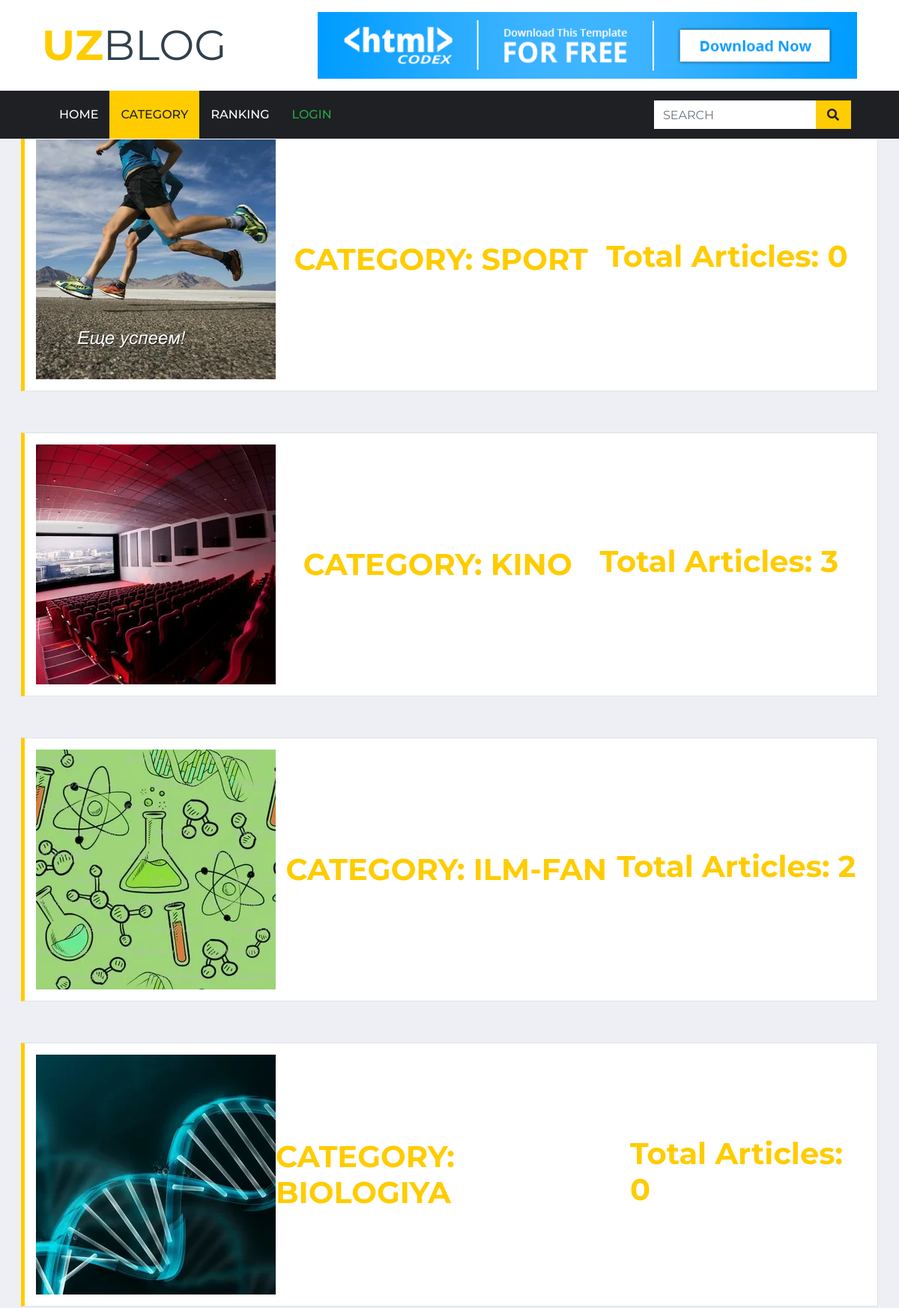
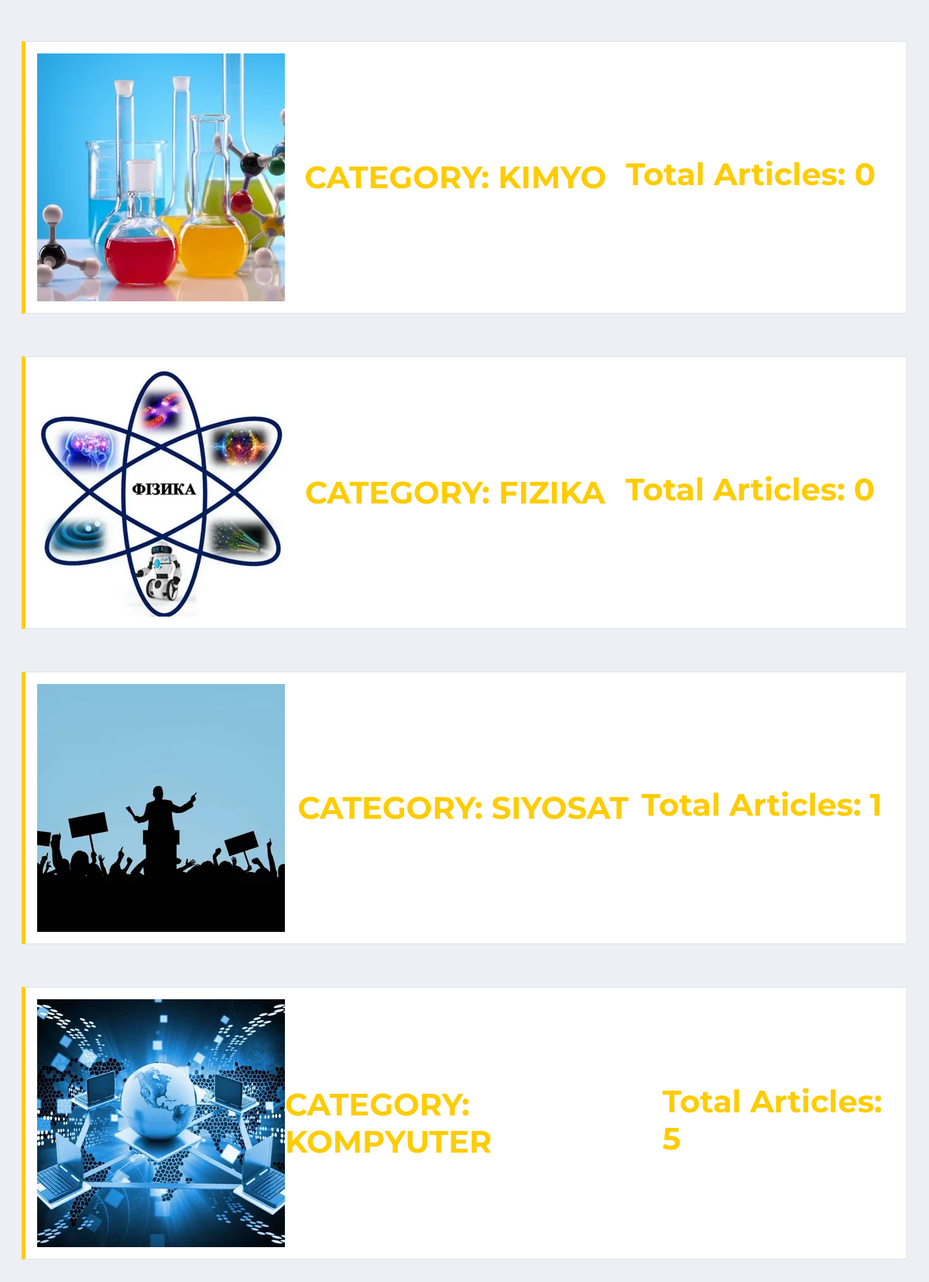
Page /categories/ (upper part) on the committed database (2 pictures, top to bottom).
### blog/models.py (models this page shows, shortened)
class Category(models.Model):
    title = models.CharField(max_length=100, verbose_name='Category')
    slug = models.SlugField(blank=True, verbose_name="Slug")
    image = models.ImageField(blank=True, null=True, verbose_name='Image')
    objects = models.Manager()
    def get_photo(self):
        if self.image:
            return self.image.url
        else:
            return ''
    def get_count(self):
        if self:
            return len(self.category.all())
        else:
            return '0'
    class Meta:
        verbose_name = 'Category'
        verbose_name_plural = 'Categories'

class Article(models.Model):
    title = models.CharField(max_length=75, verbose_name="Article Title")
    content = models.TextField(verbose_name='About Article')
    photo = models.ImageField(upload_to='photos/', blank=True, null=True, verbose_name='Picture')
    created_date = models.DateTimeField(auto_now_add=True, verbose_name='Created Date')
    updated_date = models.DateTimeField(auto_now=True, verbose_name='Updated Date')
    views = models.IntegerField(default=0, verbose_name='Views')
    user = models.ForeignKey(User, on_delete=models.CASCADE, verbose_name='User', related_name='articles')
    category = models.ForeignKey(Category, on_delete=models.CASCADE, related_name='category')
    slug = models.SlugField(blank=True, verbose_name='Slug', max_length=100)
    like = models.IntegerField(default=0, verbose_name='likes')
    objects = models.Manager()
    class Meta:
        verbose_name = 'Article'
        verbose_name_plural = 'Articles'

### blog/views.py (the view)
# urls.py: path('categories/', category, name='categories'),
def category(request):
    categories = Category.objects.all()
    context = {
        'categories': categories,
        'title': 'CATEGORY'
    }
    return render(request, 'category_page.html', context)

### blog/templatetags/blog_tags.py (called while the page is built)
@register.simple_tag()
def get_categories():
    return Category.objects.all()

### blog/templates/category_page.html (shortened to what this page needs)
{% extends 'base.html' %}
{% block main %}
{% for category in categories %}
<div class="col-12">
    <div class="card-body">
        <div class="section-title">
            <div>
                <a href="{% url 'category_page' category.slug %}">
                    <img src="{{ category.get_photo }}" alt="">
                </a>
            </div>
            <h1 class="m-0 text-uppercase font-weight-bold"><a href="{% url 'category_page' category.slug %}">Category: {{ category.title }}</a><br>
                <h1><a href="{% url 'category_page' category.slug %}">Total Articles: {{ category.get_count }}</a></h1></h1>
        </div>
    </div>
</div>
{% endfor %}
{% endblock main %}

### templates/base.html (shortened to what this page needs)
<!doctype html>
{% load static %}
<html lang="en">
<head>
    {% include 'components/link.html' %}
</head>
<body>
<header class="fixed-top">
    {% include 'components/header.html' %}
</header>
<main style="margin-top:150px">
    {% block main %}
    {% endblock main %}
</main>
</body>
</html>

### templates/components/link.html (shortened to what this page needs)
{% load static %}
<link href="https://cdnjs.cloudflare.com/ajax/libs/font-awesome/5.15.0/css/all.min.css" rel="stylesheet">
<link href="{% static 'blog/lib/owlcarousel/assets/owl.carousel.min.css' %}" rel="stylesheet">
<link href="{% static 'blog/lib/owlcarousel/assets/owl.carousel.css' %}" rel="stylesheet">
<link href="{% static 'blog/css/style.css' %}" rel="stylesheet">
<link href="{% static 'blog/css/style.min.css' %}" rel="stylesheet">

### templates/components/header.html (shortened to what this page needs)
{% load static %}
<div class="container-fluid d-none d-lg-block">
    <div class="row align-items-center bg-white py-3 px-lg-5">
        <div class="col-lg-4">
            <a href="{% url 'HomePage' %}" class="navbar-brand p-0 d-none d-lg-block">
                <h1 class="m-0 display-4 text-uppercase text-primary">UZ<span
                        class="text-secondary font-weight-normal">BLOG</span></h1>
            </a>
        </div>
        <div class="col-lg-8 text-center text-lg-right">
            <a href="https://htmlcodex.com"><img class="img-fluid" src="img/ads-728x90.png" alt=""></a>
        </div>
    </div>
</div>
<div class="container-fluid p-0">
    <nav class="navbar navbar-expand-lg bg-dark navbar-dark py-2 py-lg-0 px-lg-5">
        <div class="collapse navbar-collapse justify-content-between px-0 px-lg-3" id="navbarCollapse">
            <div class="navbar-nav mr-auto py-0">
                <a href="{% url 'HomePage' %}" class="nav-item nav-link {% if title == 'HomePage' %}active{% endif %}">Home</a>
                <a href="{% url 'categories' %}"
                   class="nav-item nav-link {% if 'CATEGORY' in title %}active{% endif %}">Category</a>
                <a href="{% url 'ranking' %}" class="nav-item nav-link {% if title == 'RANKING' %}active{% endif %}">Ranking</a>
                {% if request.user.is_authenticated %}
                    <a href="{% url 'view_account' request.user.username %}"
                       class="nav-item nav-link {{ activate_active }}">Profile</a>
                    <a href="{% url 'chat' %}"
                       class="nav-item nav-link {% if 'CHATS' == title %}active{% endif %}{% if 'CHAT' == title %}active{% endif %}{% if 'Saved Message' == title %}active{% endif %}{% if 'Share' == title %}active{% endif %}">Chats</a>
                    <a href="{% url 'groups' %}"
                       class="nav-item nav-link {% if title == 'Group' %}active{% elif title == 'Group Message' %}active{% elif title == 'Add Member' %}active{% endif %}">Group</a>
                    <a href="{% url 'channels' %}"
                       class="nav-item nav-link {% if title == 'My Channels' %}active{% elif title == 'Subscriptions' %}active{% elif title == 'Create Channel' %}active{% elif title == channel.channel_name %}active{% elif title == 'Other Channels' %}active{% endif %}">Channel</a>
                    <a href="{% url 'add_article' %}"
                       class="nav-item nav-link {% if title == 'ADD ARTICLE' %}active{% endif %}">ADD POST</a>
                    <a href="{% url 'logout' %}" class="nav-item nav-link text-danger">Exit</a>
                    <a href="{% url 'favourite' %}"
                       class="nav-item nav-link fas fa-heart mt-1 {% if title == 'LIKED' %}active{% endif %}"></a>
                {% else %}
                    <a href="{% url 'index' %}" class="nav-item nav-link text-success">Login</a>
                {% endif %}
            </div>
            <form action="
                    {% if title == 'ADD CHAT' %}{% elif title == 'Add Member' %}{% else %}{% url 'search' %}{% endif %}"
                  method="get">
                <div class="input-group ml-auto d-none d-lg-flex" style="width: 100%; max-width: 300px;">
                    <input type="text" name="search" class="form-control border-0"
                           placeholder="{% if title != 'ADD CHAT' %}SEARCH{% else %}SEARCH BY USERNAME{% endif %}">
                    <div class="input-group-append">
                        <button type="submit" class="input-group-text bg-primary text-dark border-0 px-3"><i
                                class="fa fa-search"></i></button>
                    </div>
                </div>
            </form>
        </div>
    </nav>
</div>

### templates/components/footer.html (shortened to what this page needs)
{% if title != 'CHAT' %}
{% load blog_tags %}
{% load static %}
{% if title != channel.channel_name %}
                {% load static %}
{% endif %}
{% endif %}

### templates/components/script.html (shortened to what this page needs)
{% load static %}

### rows in the picture
Category: get_photo (picture), title "SPORT", get_count "0"
Category: get_photo (picture), title "KINO", get_count "3"
Category: get_photo (picture), title "ILM-FAN", get_count "2"
Category: get_photo (picture), title "BIOLOGIYA", get_count "0"
Category: get_photo (picture), title "KIMYO", get_count "0"
Category: get_photo (picture), title "FIZIKA", get_count "0"
Category: get_photo (picture), title "SIYOSAT", get_count "1"
Category: get_photo (picture), title "KOMPYUTER", get_count "5"
